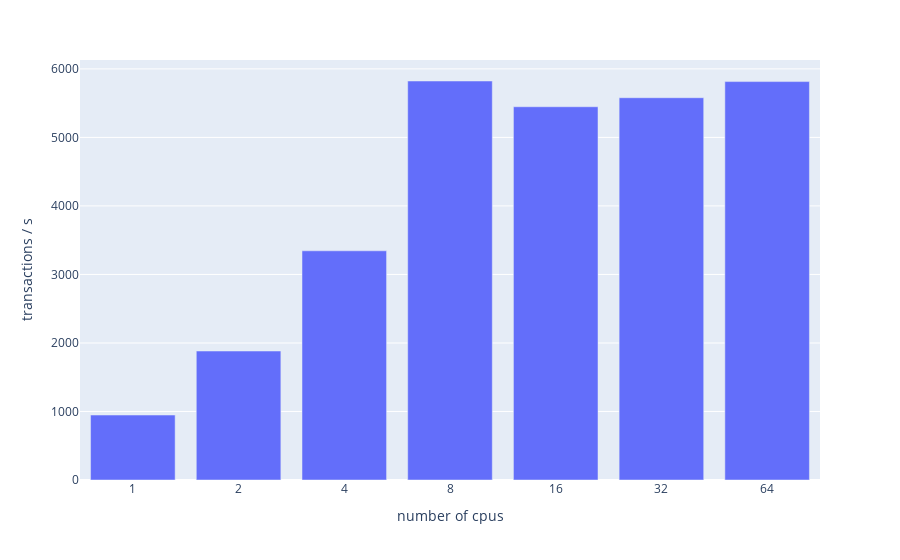

Here is the notebook cell this chart was saved with:
### Markdown cell above
# Optimizing the server routine without communication

I am optimizing the server routine without communication.

The benchmarks are run on different number of cores. The limit of the cores is handled by docker. The number of workers is equal to the number of processors.

### Code cell
import pandas as pd
import matplotlib.pyplot as plt
import numpy as np
import plotly.express as px
import plotly.graph_objects as go

d1 = pd.read_csv("server-routine/data.csv")

fig = px.bar(x=d1["cpus"], y=1/(d1["nsop"]*10**-9))
fig.update_layout(xaxis_type='category')
fig.update_yaxes(title_text="transactions / s")
fig.update_xaxes(title_text="number of cpus")

fig.show()

### Figure 1 — Plotly figure (JSON) as saved in the notebook; plotly's stock layout.template omitted (floating-point values rounded to 4 significant figures)
{"data": [{"alignmentgroup": "True", "hoverlabel": {"namelength": 0}, "hovertemplate": "x=%{x}<br>y=%{y}", "legendgroup": "", "marker": {"color": "#636efa"}, "name": "", "offsetgroup": "", "orientation": "v", "showlegend": false, "textposition": "auto", "type": "bar", "x": [1, 2, 4, 8, 16, 32, 64], "xaxis": "x", "y": [948.1, 1882.0, 3345.0, 5823.0, 5448.0, 5579.0, 5815.0], "yaxis": "y"}], "layout": {"autosize": true, "barmode": "relative", "legend": {"tracegroupgap": 0}, "margin": {"t": 60}, "xaxis": {"anchor": "y", "autorange": true, "domain": [0, 1], "range": [-0.5, 6.5], "title": {"text": "number of cpus"}, "type": "category"}, "yaxis": {"anchor": "x", "autorange": true, "domain": [0, 1], "range": [0, 6130.0], "title": {"text": "transactions / s"}, "type": "linear"}}}
